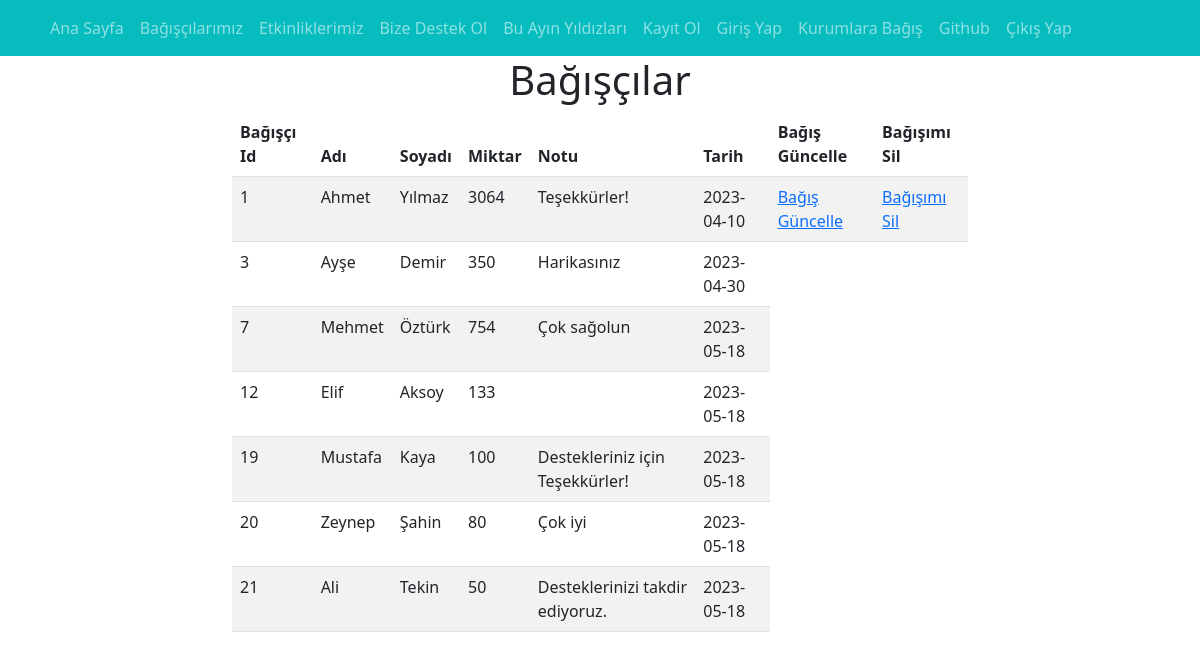
The app's page /listele.php (signed in) with its own data.
### tables this page shows
CREATE TABLE `bagisci` (
  `id` int(11) NOT NULL,
  `isim` varchar(30) NOT NULL,
  `soyisim` varchar(30) NOT NULL,
  `email` varchar(30) NOT NULL,
  `sifre` varchar(30) NOT NULL,
  `miktar` float NOT NULL,
  `tarih` date NOT NULL,
  `bagisci_not` varchar(50) NOT NULL
);

### listele.php (the view, shortened to what this page needs)
<?php
require_once "index.php";
    $sql = "SELECT * FROM bagisci";
    $cevap = mysqli_query($db, $sql);
     ?>
<html>
<head>
    <link rel="stylesheet" href="https://cdn.jsdelivr.net/npm/bootstrap@5.3.0-alpha3/dist/css/bootstrap.min.css">
</head>
<body>
    <div class="container">
        <h1 class="text-center">Bağışçılar</h1>
        <div class="row justify-content-center">
            <div class="col-md-8">
                <table class="table table-striped">
                    <thead>
                        <tr>
                            <th scope="col">Bağışçı Id</th>
                            <th scope="col">Adı</th>
                            <th scope="col">Soyadı</th>
                            <th scope="col">Miktar</th>
                            <th scope="col">Notu</th>
                            <th scope="col">Tarih</th>
                            <th scope="col">Bağış Güncelle</th>
                            <th scope="col">Bağışımı Sil</th>
                        </tr>
                    </thead>
                    <tbody>
                        <?php while($gelen = mysqli_fetch_array($cevap)){ ?>
                            <?php if($gelen['miktar'] != 0){ ?>
                                <tr>
                                    <td><?php echo $gelen['id']; ?></td>
                                    <td><?php echo $gelen['isim']; ?></td>
                                    <td><?php echo $gelen['soyisim']; ?></td>
                                    <td><?php echo $gelen['miktar']; ?></td>
                                    <td><?php echo $gelen['bagisci_not']; ?></td>
                                    <td><?php echo $gelen['tarih']; ?></td>
                                    <?php if($gelen['id'] == $_SESSION["kisiid"]){ ?>
                                        <td><a href="destek.php">Bağış Güncelle</a></td>
                                        <td><a href="bagissil.php">Bağışımı Sil</a></td>
                                    <?php } ?>
                                </tr>
                            <?php } ?>
                        <?php }?>
                    </tbody>
                </table>
            </div>
        </div>
    </div>
    </body>
     </html>

### records on screen
bagisci: id "1", isim "Ahmet", soyisim "Yılmaz", miktar "3064", bagisci_not "Teşekkürler!", tarih "2023-04-10", shows "Bağış Güncelle"
bagisci: id "3", isim "Ayşe", soyisim "Demir", miktar "350", bagisci_not "Harikasınız", tarih "2023-04-30"
bagisci: id "7", isim "Mehmet", soyisim "Öztürk", miktar "754", bagisci_not "Çok sağolun", tarih "2023-05-18"
bagisci: id "12", isim "Elif", soyisim "Aksoy", miktar "133", tarih "2023-05-18"
bagisci: id "19", isim "Mustafa", soyisim "Kaya", miktar "100", bagisci_not "Destekleriniz için Teşekkürler!", tarih "2023-05-18"
bagisci: id "20", isim "Zeynep", soyisim "Şahin", miktar "80", bagisci_not "Çok iyi", tarih "2023-05-18"
bagisci: id "21", isim "Ali", soyisim "Tekin", miktar "50", bagisci_not "Desteklerinizi takdir ediyoruz.", tarih "2023-05-18"
